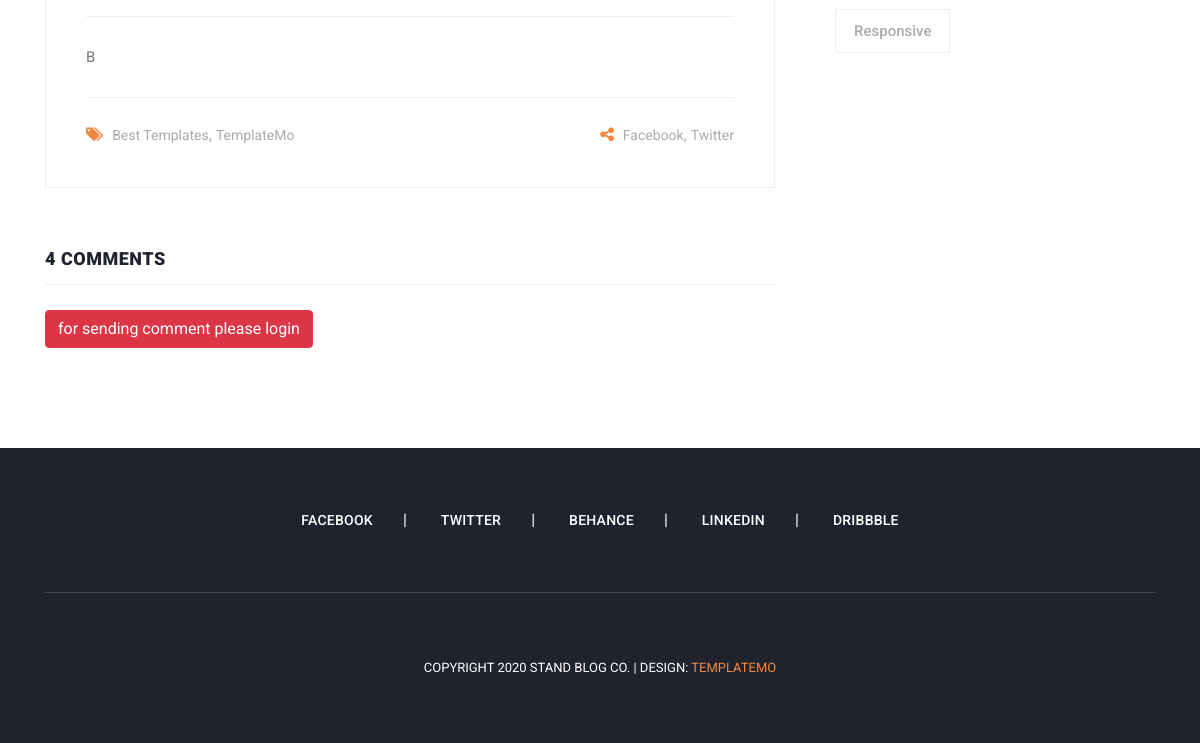
/articles/detail/12-angry-men (lower part), run on an earlier commit of the app's database.
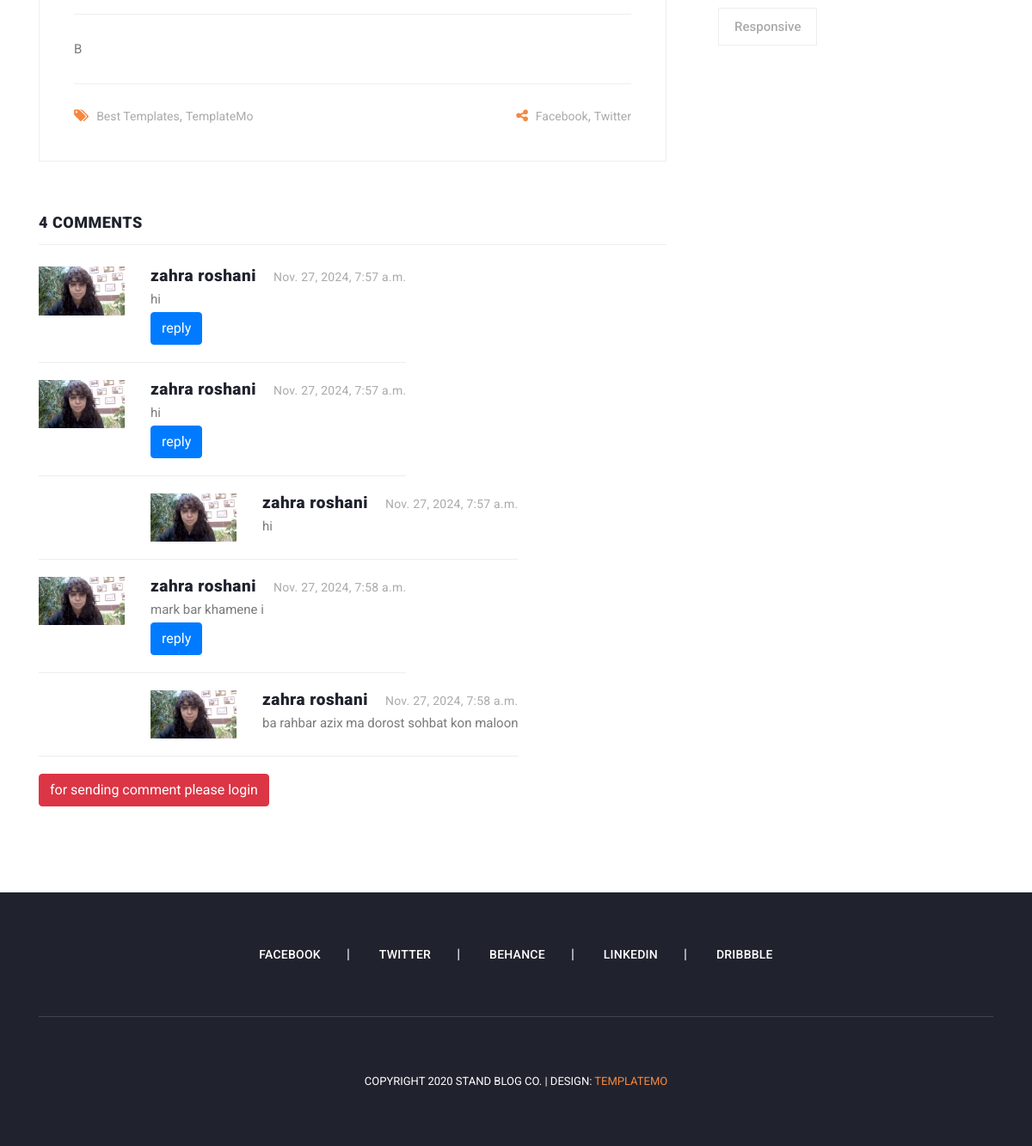
And on a later commit of the database.
### blog/models.py (models this page shows, shortened)
class Article(models.Model):
    CHOICES = (
        ('A','PYTHON'),
        ('B','DJANGO')
    )
    author = models.ForeignKey(User, on_delete=models.CASCADE)
    category = models.ManyToManyField(Category,related_name='articles')
    title = models.CharField(max_length=70,help_text='enter title',unique=True)
    body = models.TextField(choices=CHOICES)
    image = models.ImageField(upload_to='images/articles',unique_for_date='pop_date')
    created = models.DateTimeField(auto_now_add=True)
    updated = models.DateTimeField(auto_now=True)
    pop_date = models.DateField(default=timezone.now())
    floatfield = models.FloatField(default=0)
    myfile = models.FileField(null=True,upload_to='files/articles')
    status = models.BooleanField(default=False)
    objects = models.Manager()
    custom = ArticleManager()
    slug = models.SlugField(unique=True,null=True,blank=True)
    class Meta:
        ordering = ['-updated',]
        verbose_name = 'post'

class Comment(models.Model):
    article = models.ForeignKey(Article,on_delete=models.CASCADE,related_name='comments')
    user = models.ForeignKey(User,on_delete=models.CASCADE,related_name='comments')
    body = models.TextField()
    created = models.DateTimeField(auto_now_add=True)
    parent  = models.ForeignKey('self',null=True,blank=True,related_name='replies',on_delete=models.CASCADE)

### account/models.py (models this page shows, shortened)
class Profile(models.Model):
    user = models.OneToOneField(User,on_delete=models.CASCADE)
    father_name = models.CharField(max_length=50,primary_key=True)
    melicode = models.CharField(max_length=50)
    image = models.ImageField(upload_to='images/profiles',blank=True,null=True)

### blog/views.py (the view)
# urls.py: path('detail/<slug:slug>', views.show,name='article_detail'),
def show(request,slug):
    article = get_object_or_404(Article,slug=slug)
    if request.method == 'POST':
        body = request.POST['body']
        parent = request.POST['parent_id']
        user = request.user
        Comment.objects.create(body=body,user=user,article=article,parent_id=parent)
    return  render(request, 'blog/article-details.html', context={'article':article})

### context_processors/context_processors.py (called while the page is built)
def recent_articles(request):
    from blog.models import Article, Category
    recent_articles = Article.objects.order_by('-created')
    categories = Category.objects.all()
    return  {'recent_articles': recent_articles,'categories': categories}

### blog/templates/blog/article-details.html (shortened to what this page needs)
{% extends 'base.html' %}
{% load static %}
{% block content %}
    <section class="blog-posts grid-system">
        <div class="container">
            <div class="row">
                <div class="col-lg-8">
                    <div class="all-blog-posts">
                        <div class="row">
                            <div class="col-lg-12">
                                <div class="blog-post">
                                    <div class="down-content">
                                        <p>{{ article.body }}</p>
                                        <div class="post-options">
                                            <div class="row">
                                                <div class="col-6">
                                                    <ul class="post-tags">
                                                        <li><i class="fa fa-tags"></i></li>
                                                        <li><a href="#">Best Templates</a>,</li>
                                                        <li><a href="#">TemplateMo</a></li>
                                                    </ul>
                                                </div>
                                                <div class="col-6">
                                                    <ul class="post-share">
                                                        <li><i class="fa fa-share-alt"></i></li>
                                                        <li><a href="#">Facebook</a>,</li>
                                                        <li><a href="#"> Twitter</a></li>
                                                    </ul>
                                                </div>
                                            </div>
                                        </div>
                                    </div>
                                </div>
                            </div>
                            <div class="col-lg-12">
                                <div class="sidebar-item comments">
                                    <div class="sidebar-heading">
                                        <h2>4 comments</h2>
                                    </div>
                                    <div class="content">
                                        <ul>
                                            {% for comment in article.comments.all %}
                                                {% if comment.parent == None %}
                                                    <li>
                                                        <div class="author-thumb">
                                                            {% if comment.user.profile.image %}
                                                                <img src="{{ comment.user.profile.image.url }}" alt="">
                                                            {% else %}
                                                                <img src="{% static 'images/profile.png' %}" alt="">
                                                            {% endif %}
                                                        </div>
                                                        <div class="right-content">
                                                            <h4>{{ comment.user.get_full_name }}<span>{{ comment.created }}</span>
                                                            </h4>
                                                            <p>{{ comment.body }}</p>
                                                            <button onclick="set_value({{ comment.id }})" class="btn btn-primary">reply</button>
                                                        </div>
                                                    </li>
                                                    {% for reply in comment.replies.all %}
                                                        <li class="replied">
                                                            <div class="author-thumb">
                                                                {% if reply.user.profile.image %}
                                                                    <img src="{{ reply.user.profile.image.url }}"
                                                                         alt="">
                                                                {% else %}
                                                                    <img src="{% static 'images/profile.png' %}" alt="">
                                                                {% endif %}
                                                            </div>
                                                            <div class="right-content">
                                                                <h4>{{ reply.user.get_full_name }}<span>{{ reply.created }}</span>
                                                                </h4>
                                                                <p>{{ reply.body }}</p>
                                                            </div>
                                                        </li>
                                                        <li>
                                                    {% endfor %}
                                                {% endif %}
                                            {% endfor %}
                                        </ul>
                                        {% if request.user.is_authenticated %}
                                            </div>
                                            </div>
                                            </div>
                                            <div class="col-lg-12">
                                            <div class="sidebar-item submit-comment">
                                            <div class="sidebar-heading">
                                                <h2 id="your" >Your comment</h2>
                                            </div>
                                            <div class="content">
                                            <form id="comment" action="#" method="post">
                                                {% csrf_token %}
                                                <div class="row">
                                                    <input type="hidden" id="parent_id" name="parent_id" value="">
                                                    <div class="col-md-6 col-sm-12">
                                                        <fieldset>
                                                        <textarea name="body" rows="6" id="body"
                                                                  placeholder="Type your comment"
                                                                  required=""></textarea>
                                                        </fieldset>
                                                    </div>
                                                    <div class="col-lg-12">
                                                        <fieldset>
                                                            <button type="submit" id="form-submit" class="main-button">
                                                                Submit
                                                            </button>
                                                        </fieldset>
                                                    </div>
                                                </div>
                                            </form>
                                            {% else %}
                                            <a class="btn btn-danger" href="{% url 'account:login' %}"> for sending comment please login </a>
                                        {% endif %}
                                        </div>
                                        </div>
                                        </div>
                        </div>
                    </div>
                </div>
                {% include 'includes/sidebar.html' %}
            </div>
        </div>
    </section>
{% endblock %}

### templates/base.html (shortened to what this page needs)
{% load static %}
<!DOCTYPE html>
<html lang="en">
<head>
    {% include 'includes/head_refrences.html' %}
</head>
<body>
{% block content %}
{% endblock %}
    {% include 'includes/footer.html' %}
</body>
</html>

### templates/includes/head_refrences.html (shortened to what this page needs)
{% load static %}
    <link href="{% static "vendor/bootstrap/css/bootstrap.min.css" %}" rel="stylesheet">
    <link rel="stylesheet" href="{% static 'css/fontawesome.css' %}">
    <link rel="stylesheet" href="{% static 'css/templatemo-stand-blog.css' %}">
    <link rel="stylesheet" href="{% static 'css/owl.css' %}">

### templates/includes/header.html (shortened to what this page needs)
{% load static %}

### templates/includes/sidebar.html (shortened to what this page needs)
{% load static %}
<div class="col-lg-4">
    <div class="sidebar">
        <div class="row">
            <div class="col-lg-12">
                <div class="sidebar-item tags">
                    <div class="content">
                        <ul>
                            <li><a href="#">Responsive</a></li>
                        </ul>
                    </div>
                </div>
            </div>
        </div>
    </div>
</div>

### templates/includes/footer.html
{% load static %}
<footer>
<div class="container">
        <div class="row">
            <div class="col-lg-12">
                <ul class="social-icons">
                    <li><a href="#">Facebook</a></li>
                    <li><a href="#">Twitter</a></li>
                    <li><a href="#">Behance</a></li>
                    <li><a href="#">Linkedin</a></li>
                    <li><a href="#">Dribbble</a></li>
                </ul>
            </div>
            <div class="col-lg-12">
                <div class="copyright-text">
                    <p>Copyright 2020 Stand Blog Co.
                        | Design: <a rel="nofollow" href="https://templatemo.com" target="_parent">TemplateMo</a></p>
                </div>
            </div>
        </div>
    </div>
</footer>

### templates/includes/footer_refrences.html (shortened to what this page needs)
{% load static %}

### static/css/templatemo-stand-blog.css (style rules this page uses)
body { font-family: 'Roboto', sans-serif; overflow-x: hidden; text-rendering: optimizeLegibility; -webkit-font-smoothing: antialiased; -moz-osx-font-smoothing: grayscale; }
p { margin-bottom: 0px; font-size: 15px; font-weight: 400; color: #7a7a7a; line-height: 30px; }
a { text-decoration: none!important; }
ul { padding: 0; margin: 0; list-style: none; }
h1,h2,h3,h4,h5,h6 { margin: 0px; }
.blog-posts { margin-top: 100px; }
.blog-posts .blog-post { margin-bottom: 30px; }
.blog-posts .down-content { padding: 40px; border-right: 1px solid #eee; border-left: 1px solid #eee; border-bottom: 1px solid #eee; }
.blog-posts .down-content p { padding: 25px 0px; margin: 25px 0px; border-top: 1px solid #eee; border-bottom: 1px solid #eee; }
.blog-posts .down-content ul.post-share { text-align: right; }
.blog-posts .down-content ul.post-tags li, .blog-posts .down-content ul.post-share li { display: inline-block; }
.blog-posts .down-content ul.post-tags li:first-child i, .blog-posts .down-content ul.post-share li:first-child i { color: #f48840; margin-right: 5px; }
.blog-posts .down-content ul.post-tags li, .blog-posts .down-content ul.post-share li { color: #aaa; }
.blog-posts .down-content ul.post-tags li a, .blog-posts .down-content ul.post-share li a { font-size: 14px; color: #aaa; font-weight: 400; transition: all .3s; }
.blog-posts .sidebar-heading h2 { font-size: 18px; text-transform: uppercase; font-weight: 900; letter-spacing: 0.5px; color: #20232e; border-bottom: 1px solid #eee; padding-bottom: 15px; margin-bottom: 25px; }
.blog-posts .comments { margin-top: 30px; }
.blog-posts .comments ul li { display: inline-block; margin-bottom: 20px; padding-bottom: 20px; border-bottom: 1px solid #eee; }
.blog-posts .comments ul li.replied { padding-left: 130px; }
.blog-posts .comments ul li .author-thumb { display: inline; float: left; }
.blog-posts .comments ul li .author-thumb img { max-width: 100px; display: inline; }
.blog-posts .comments ul li .right-content { margin-left: 130px; }
.blog-posts .comments ul li .right-content h4 { color: #20232e; font-size: 19px; font-weight: 900; letter-spacing: 0.5px; }
.blog-posts .comments ul li .right-content h4 span { font-size: 14px; color: #aaa; font-weight: 400; letter-spacing: 0.25px; margin-left: 20px; }
.sidebar { margin-left: 30px; }
.sidebar .sidebar-item { margin-top: 50px; }
.sidebar .tags ul li { margin-right: 6px; display: inline-block; }
.sidebar .tags ul li { margin-bottom: 10px; }
.sidebar .tags ul li a { font-size: 15px; font-weight: 500; color: #aaa; display: inline-block; border: 1px solid #eee; padding: 10px 18px; transition: all .3s; }
footer { margin-top: 100px; text-align: center; background-color: #20232e; padding: 60px 0px; }
footer ul.social-icons { padding-bottom: 60px; margin-bottom: 60px; border-bottom: 1px solid rgba(250,250,250,0.15); }
footer ul.social-icons li { display: inline-block; margin-right: 30px; }
footer ul.social-icons li:after { content: "|"; color: #fff; margin-left: 30px; }
footer ul.social-icons li:last-child { margin-right: 0px; }
footer ul.social-icons li:last-child::after { display: none; }
footer ul.social-icons li a { font-size: 14px; text-transform: uppercase; color: #fff; font-weight: 500; letter-spacing: 0.25px; transition: all .3s; }
footer p { font-size: 13px; text-transform: uppercase; color: #fff; }
footer p a { color: #f48840; }

What changed in the data, as far as the page shows it:
added Comment: user.profile.image (picture), user.get_full_name "zahra roshani", created "Nov. 27, 2024, 7:57 a.m.", body "hi", shown under "4 COMMENTS"
added Comment: user.profile.image (picture), user.get_full_name "zahra roshani", created "Nov. 27, 2024, 7:57 a.m.", body "hi", shown under "4 COMMENTS"
added Comment: user.profile.image (picture), user.get_full_name "zahra roshani", created "Nov. 27, 2024, 7:57 a.m.", body "hi"
added Comment: user.profile.image (picture), user.get_full_name "zahra roshani", created "Nov. 27, 2024, 7:58 a.m.", body "mark bar khamene i", shown under "4 COMMENTS"
added Comment: user.profile.image (picture), user.get_full_name "zahra roshani", created "Nov. 27, 2024, 7:58 a.m.", body "ba rahbar azix ma dorost sohbat kon maloon"
